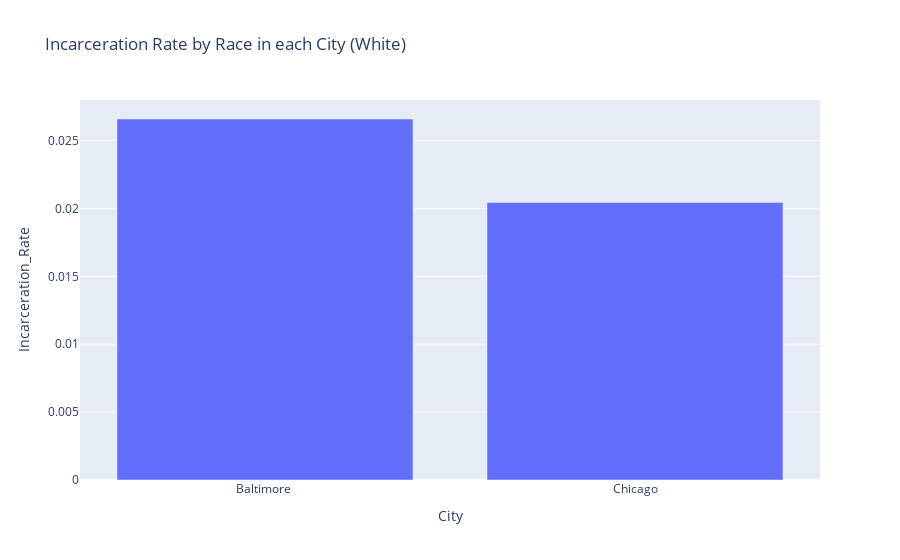

The cell this chart's notebook holds for it:
### Code cell
RaceW

### Figure 1 — Plotly figure (JSON) as saved in the notebook; plotly's stock layout.template omitted (floating-point values rounded to 4 significant figures)
{"data": [{"alignmentgroup": "True", "hoverlabel": {"namelength": 0}, "hovertemplate": "City=%{x}<br>Incarceration_Rate=%{y}", "legendgroup": "", "marker": {"color": "#636efa"}, "name": "", "offsetgroup": "", "orientation": "v", "showlegend": false, "textposition": "auto", "type": "bar", "x": ["Baltimore ", "Chicago"], "xaxis": "x", "y": [0.02659, 0.02043], "yaxis": "y"}], "layout": {"barmode": "relative", "legend": {"tracegroupgap": 0}, "title": {"text": "Incarceration Rate by Race in each City (White)"}, "xaxis": {"anchor": "y", "domain": [0, 1], "title": {"text": "City"}}, "yaxis": {"anchor": "x", "domain": [0, 1], "title": {"text": "Incarceration_Rate"}}}}
